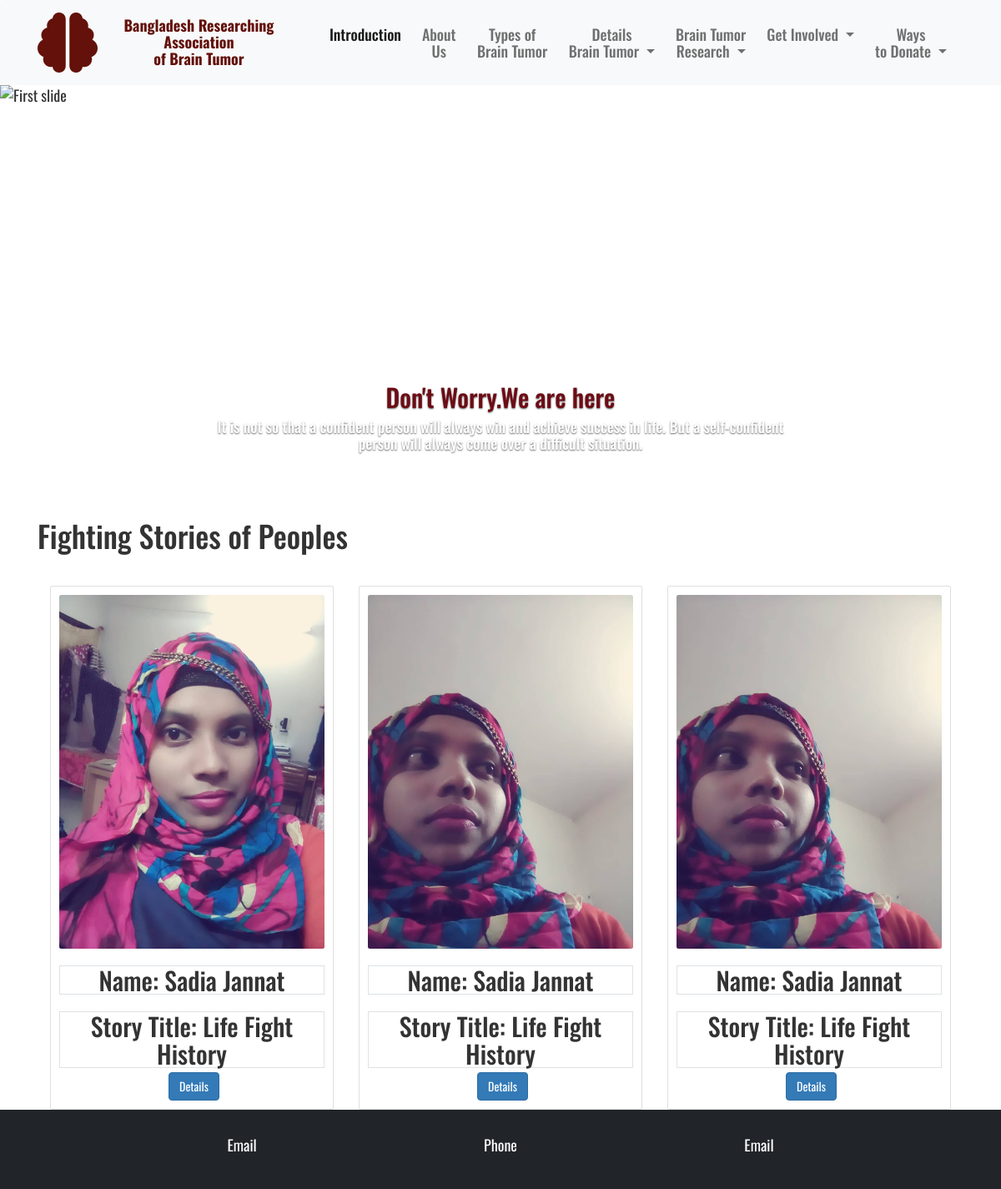
Page /showstoryhome/ on the committed database.
### brain/models.py (models this page shows)
class Story(models.Model):
    firstname=models.CharField(max_length=100)
    lastname=models.CharField(max_length=100)
    type=models.CharField(max_length=200)
    storytitle=models.CharField(max_length=400)
    story=models.CharField(max_length=1000)
    patient_img=models.ImageField(upload_to=patientimg, null=True, blank=True )
    email=models.EmailField()
    address=models.CharField(max_length=200)
    hospital_name=models.CharField(max_length=200, default='')
    class Meta:
        verbose_name = "Story"
        verbose_name_plural = "Story"

### brain/views.py (the view)
# urls.py: path('showstoryhome/', views.showstoryhome, name="showstoryhome"),
def showstoryhome(request):
    show=Story.objects.all()
    context={'show':show, }
    return render(request, 'showstoryhome.html', context)

### showstoryhome.html (shortened to what this page needs)
{% extends 'index.html' %}
{% load static %}
{% block storyhome %}
<div class="container">
    <h1>Fighting Stories of Peoples</h1>
  <div class="row">
  <div class="col-md-12">
{% if show %}
{% for showw in show %}
  <div class="col-md-4">
  <div class="card mt-5">
  <div class="card-body ">
    <div class="category-image" >
    <img src="{{ showw.patient_img.url }}" alt="Category image" class="image-responsive rounded" width="100%" >
    </div>
    <h2 class="card-title text-center border">Name:  {{showw.firstname}} </h2>
    <h2 class="card-title text-center border">Story Title:  {{showw.storytitle}} </h2>
    <div class="d-flex justify-content-center links">
     <a href="{% url 'showstory' showw.pk %}" class="btn btn-primary ml-2">Details</a>
    </div>
  </div>
</div>
</div>
{% endfor %}
{%else%}
<p>No search record found</p>
{% endif %}
</div>
</div>
</div>
{% endblock storyhome %}

### index.html (shortened to what this page needs)
<!DOCTYPE html>
{%load static %}
<html>
<head>
<link rel="stylesheet" href="https://cdn.jsdelivr.net/npm/bootstrap@4.6.1/dist/css/bootstrap.min.css">
<link href="https://cdn.jsdelivr.net/npm/bootstrap@5.1.3/dist/css/bootstrap.min.css" rel="stylesheet">
<link rel="stylesheet" href="https://maxcdn.bootstrapcdn.com/bootstrap/3.4.1/css/bootstrap.min.css">
{%load static %}
<link rel="stylesheet" href="{% static 'css/base.css'%}">
<link rel="stylesheet" href="{% static 'css/secondstyle.css'%}">
<link rel="stylesheet" href="https://cdnjs.cloudflare.com/ajax/libs/font-awesome/6.0.0-beta2/css/all.min.css">
</head>
<body>
<nav class="navbar navbar-expand-lg navbar-light fixed-top bg-light m-auto">
  <div class="container text-center">
    <a class="navbar-brand-lg "  href="{% url 'index' %}">
      <i class="fas fa-brain fa-4x" style="color:#63110a;"></i>
    </a>
    <p  class="h4" style="color:#63110a;">
      <b>Bangladesh Researching Association<br> of Brain Tumor</b>
    </p>
    <div class="collapse navbar-collapse" id="navbarSupportedContent" >
      <ul class="navbar-nav ml-auto" >
        <li class="nav-item active" >
          <a class="nav-link h4 ml-4" href="{% url 'introduction' %}">Introduction</a>
        </li>
        <li class="nav-item">
          <a class="nav-link h4 ml-4" href="{% url 'about' %}">About Us</a>
        </li>
        <li class="nav-item">
          <a class="nav-link h4 ml-4" href="{% url 'type' %}">Types of Brain Tumor</a>
        </li>
    <li class="nav-item dropdown ">
      <a class="nav-link dropdown-toggle h4 ml-4" href="#" id="navbardrop" data-toggle="dropdown">
         Details<br> Brain Tumor
        </a>
      </li>
    <li class="nav-item dropdown ">
      <a class="nav-link dropdown-toggle h4 ml-4" href="#" id="navbardrop" data-toggle="dropdown">
        Brain Tumor<br> Research
      </a>
    </li>
    <li class="nav-item dropdown ">
      <a class="nav-link dropdown-toggle h4 ml-4" href="#" id="navbardrop" data-toggle="dropdown">
        Get Involved
      </a>
    </li>
    <li class="nav-item dropdown ">
      <a class="nav-link dropdown-toggle h4 ml-4" href="#" id="navbardrop" data-toggle="dropdown">
        Ways<br> to Donate
      </a>
    </li>
      </ul>
    </div>
  </div>
</nav>
<div class="carousel slide" data-ride="carousel" id="carouselExampleIndicators">
  <ol class="carousel-indicators">
    <li class="active" data-slide-to="0" data-target="#carouselExampleIndicators"></li>
    <li data-slide-to="1" data-target="#carouselExampleIndicators"></li>
    <li data-slide-to="2" data-target="#carouselExampleIndicators"></li>
    <li data-slide-to="3" data-target="#carouselExampleIndicators"></li>
  </ol>
  <div class="carousel-inner">
    <div class="carousel-item active">
      <img alt="First slide" style="height:500px;" class="d-block w-100 " src="https://i.postimg.cc/44DGL3rq/atgk9-ERt-Zs7c-MUg3-DSTyb-V.jpg">
      <div class="carousel-caption d-none d-md-block">
        <h2 class="text-bold" style="color:#6D0C15;">Don't Worry.We are here</h2>
        <p class="h4">It is not so that a confident person will always win and achieve success in life. But a self-confident person will always come over a difficult situation. </p>
      </div>
    </div>
  </div><a class="carousel-control-prev" data-slide="prev" href="#carouselExampleIndicators" role="button"><span aria-hidden="true" class="carousel-control-prev-icon"></span> <span class="sr-only">Previous</span></a> <a class="carousel-control-next" data-slide="next" href="#carouselExampleIndicators" role="button"><span aria-hidden="true" class="carousel-control-next-icon"></span> <span class="sr-only">Next</span></a>
</div>
{% block storyhome %}{% endblock storyhome %}
<div class="bg-dark">
  <div class="d-flex justify-content-evenly align-items-center text-white py-5" >
      <p>Email</p>
      <p>Phone</p>
      <p>Email</p>
  </div>
</div>
</body>
</html>

### static/css/base.css (style rules this page uses)
* { font-family: 'Bebas Neue', cursive; font-family: 'Oswald', sans-serif; font-size: large; }

### rows in the picture
Story: patient_img (picture), firstname "Sadia Jannat", storytitle "Life Fight History"
Story: patient_img (picture), firstname "Sadia Jannat", storytitle "Life Fight History"
Story: patient_img (picture), firstname "Sadia Jannat", storytitle "Life Fight History"
